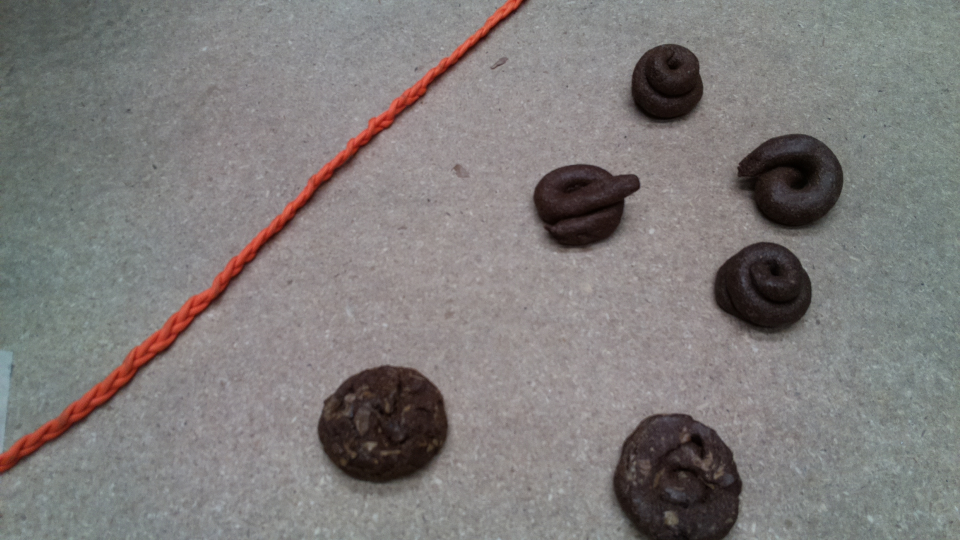
#> input picture raw/ropePoop4/110.jpg, 1920 x 1080 px (shown at 1/2 size); its folder holds 4 pictures in this run
$ python resize.py   (older library calls are emulated)
#> lines starting #> are read from the running program, lines starting #| are printed output that depends on the picture
from PIL import Image
import glob
# images = glob.glob("D:/Database/raw/*/*")
# images = glob.glob("D:/Database/raw/trippleGrass/*")
images = glob.glob("C:/Users/bobar/Documents/GitHub/Database/raw/ropePoop4/*")

# 1.7777
width = 960
height = 540

for file in images:
    imageFile = file.replace("\\","/")
    # print(imageFile)
    im1 = Image.open(imageFile)
#> im1 is the input picture: PIL image 1920x1080 RGB; mean R, G, B 126.9, 123.5, 122.2
    imageFile = imageFile.replace("raw", "reduced")
    im = im1.resize((width, height), Image.ANTIALIAS)    # best down-sizing filter
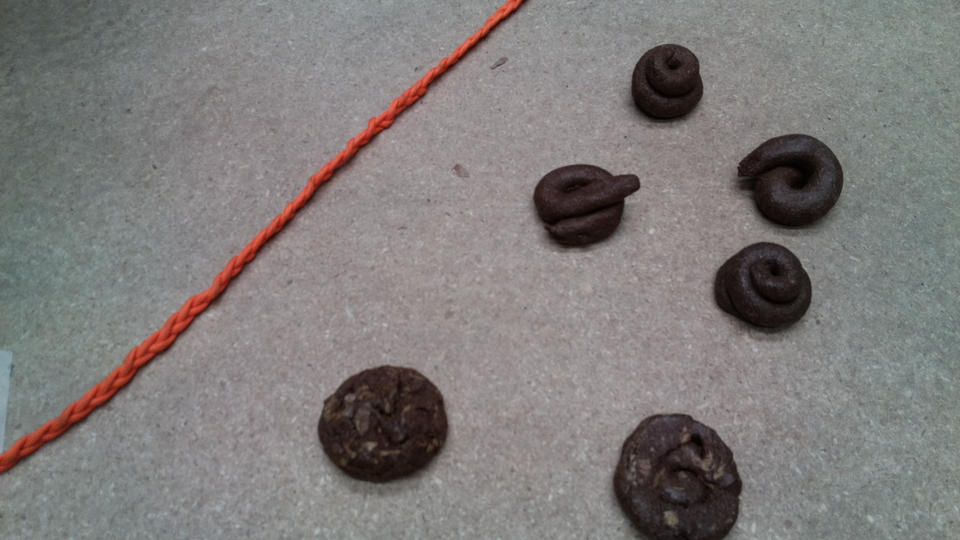
#> im: PIL image 960x540 RGB; mean R, G, B 126.9, 123.5, 122.2
    print(imageFile)
    im.save(imageFile)
    pass
#> pass 2 of the loop `for file in images:`:
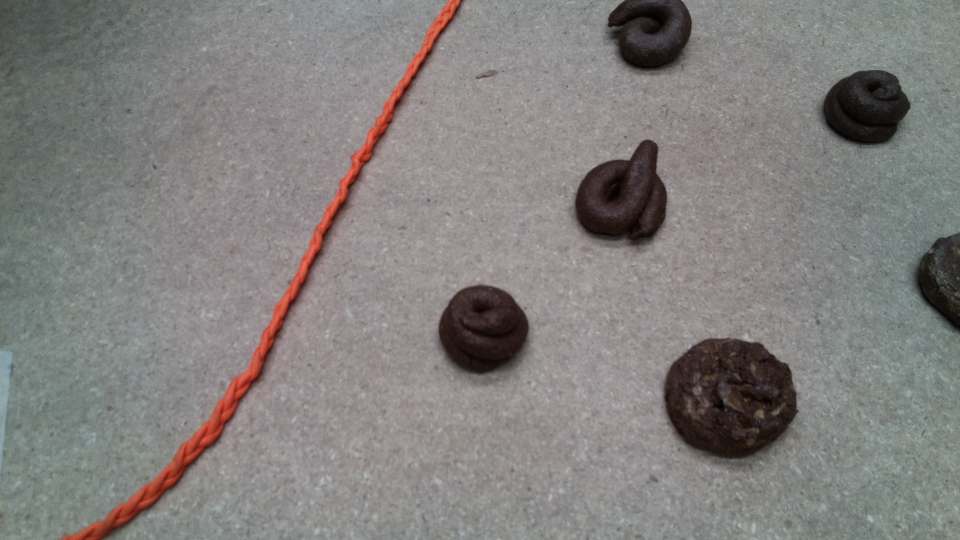
#> input picture raw/ropePoop4/113.jpg, 1920 x 1080 px (shown at 1/2 size)
#> im1 is the input picture: PIL image 1920x1080 RGB; mean R, G, B 130.7, 127.7, 126
#> `im = im1.resize((width, height), Image.ANTIALIAS)`:
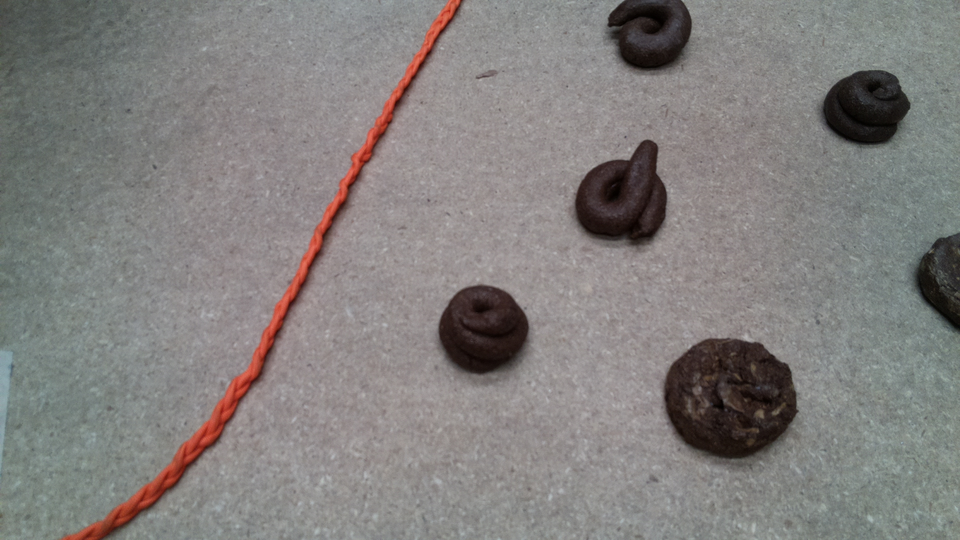
#> im: PIL image 960x540 RGB; mean R, G, B 130.7, 127.7, 126
#> pass 3 of the loop `for file in images:`:
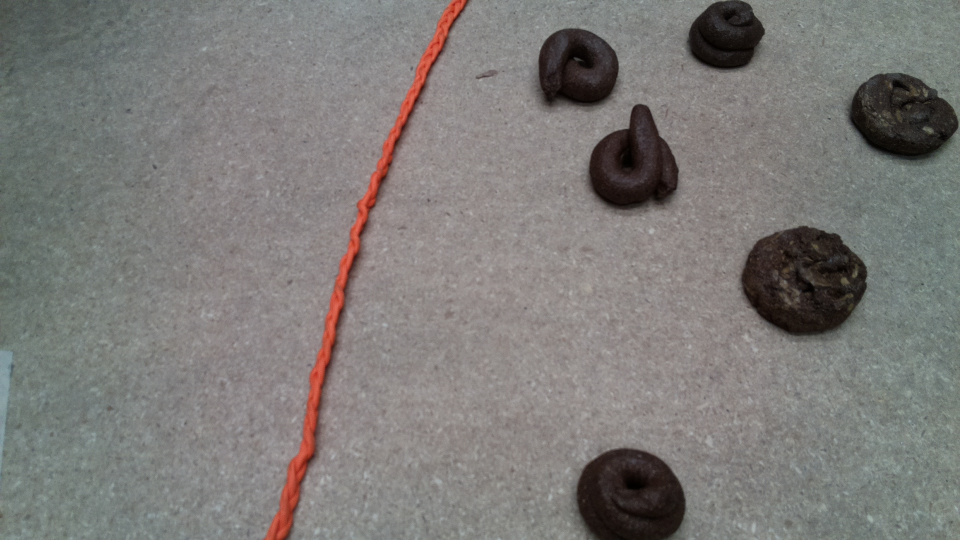
#> input picture raw/ropePoop4/115.jpg, 1920 x 1080 px (shown at 1/2 size)
#> im1 is the input picture: PIL image 1920x1080 RGB; mean R, G, B 124.7, 122.4, 119.9
#> `im = im1.resize((width, height), Image.ANTIALIAS)`:
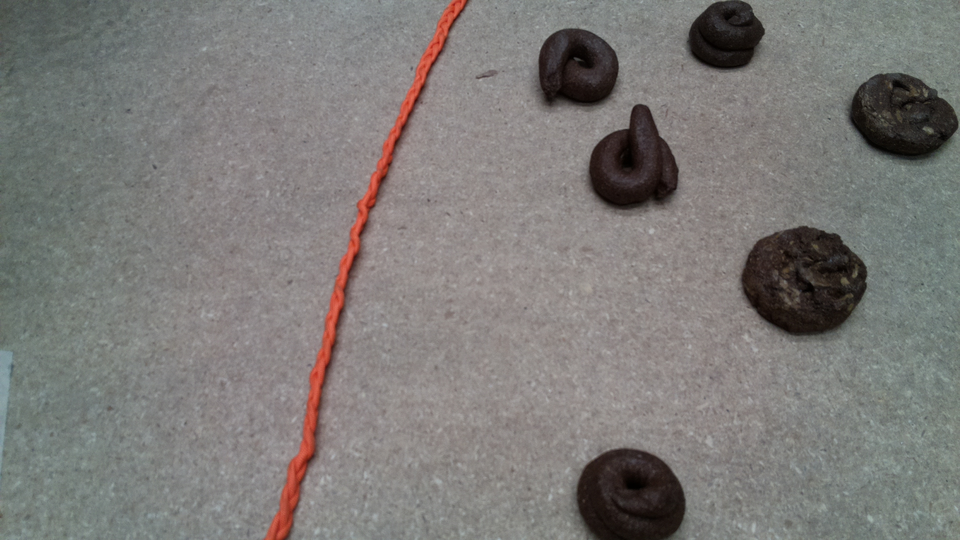
#> im: PIL image 960x540 RGB; mean R, G, B 124.7, 122.4, 119.9
#> the loop made 4 passes; the first 3 are shown
